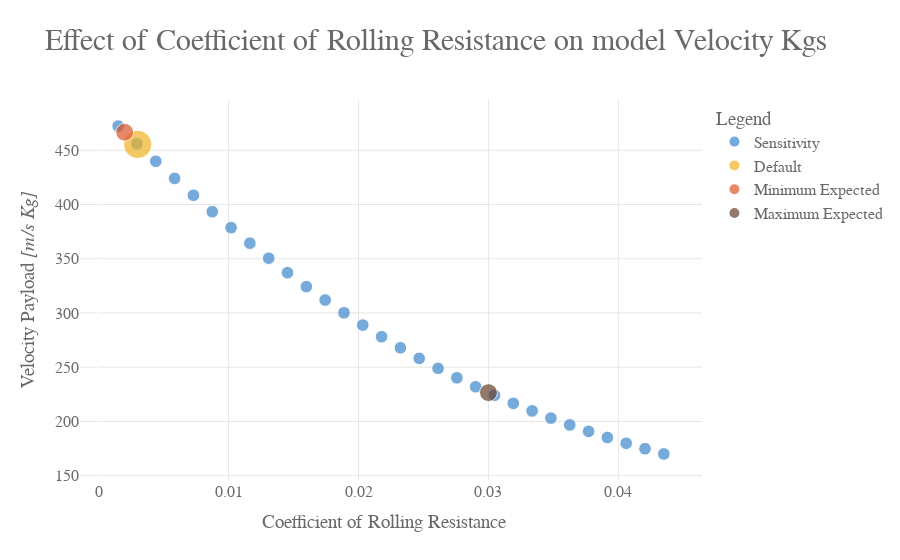
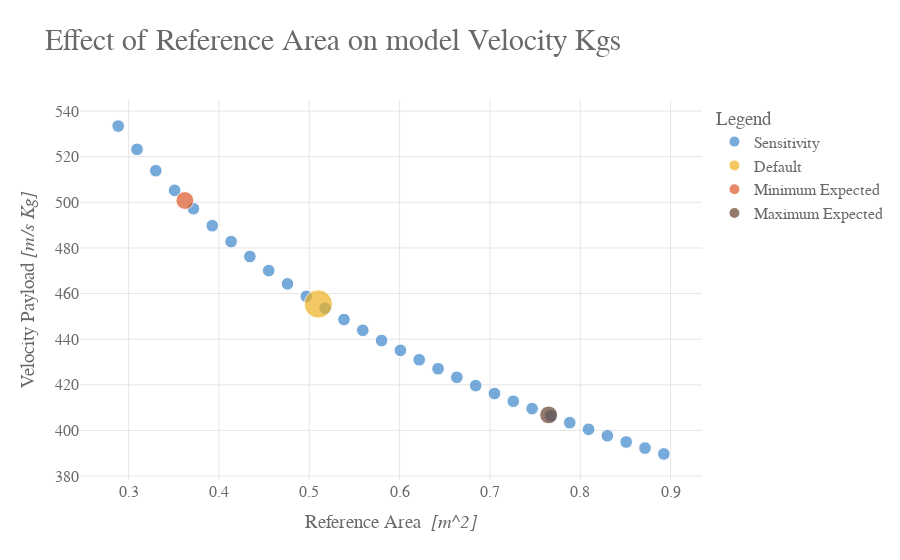
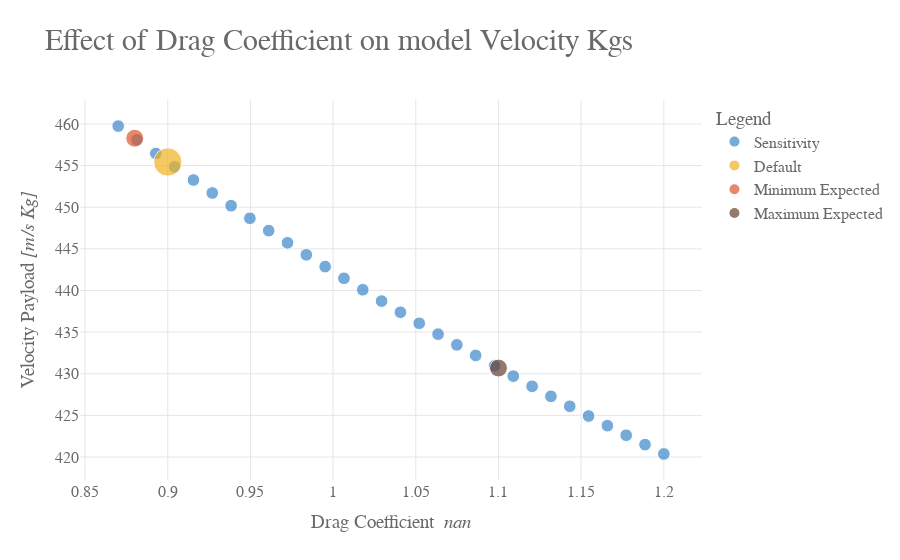
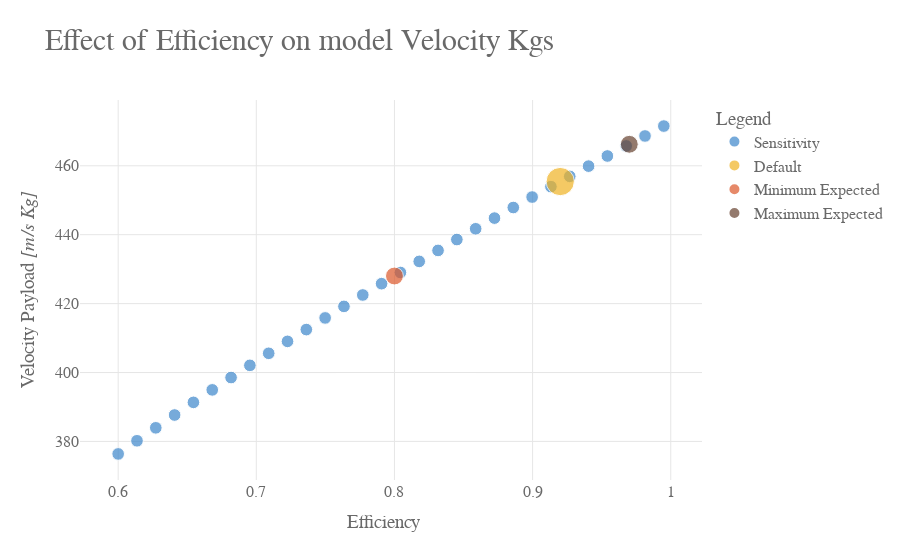

Here is the notebook cell these charts were saved with, in order:
### Code cell
# for i in range(0, len(sens_df)):
for i in range(0, len(sens_df)):

    fig1 = px.scatter(
        full_result_dict[sens_df.iloc[i]["Short Name"]],
        x="Variable",
        y="Water Ration Kms",
        # y="Velocity Kgs",
        color='DataType',
        color_discrete_sequence=graph_colours,
        # markers=True,
        size='MarkerSize',
        title=f'Effect of {sens_df.iloc[i]["Short Name"]} on model Velocity Kgs',
        hover_data=[
            "Velocity Kgs",
            'Water Ration Kms',
            'Mean Velocity',
        ]


    ).update_layout(
        # yaxis_title=r"$\text{Velocity} \times \text{Payload  } [\frac{m}{s} Kg]$",
        yaxis_title="Velocity Payload <i>[m/s Kg]</i>",
        xaxis_title=(f'{sens_df.iloc[i]["Short Name"]}  <i>{sens_df.iloc[i]["Units"]}</i>'),
    )
    # fig1.update_yaxes(range = [80, 400])

    fig1 = plotting_tools_water_access.format_plotly_graphs(fig1)

    fig1.show()
    plot_dict[var_string]= fig1
    # filename_string = var_string + ".html"
    # plotly.offline.plot(fig1, filename=filename_string)

### Figure 1 — Plotly figure (JSON) as saved in the notebook; plotly's stock layout.template omitted (floating-point values rounded to 4 significant figures)
{"data": [{"customdata": [[246.0, 1.43], [237.5, 1.378], [229.1, 1.329], [220.9, 1.281], [212.8, 1.236], [204.9, 1.193], [197.2, 1.153], [189.8, 1.114], [182.6, 1.078], [175.6, 1.044], [168.9, 1.011], [162.5, 0.9813], [156.3, 0.9529], [150.5, 0.9262], [144.9, 0.9011], [139.5, 0.8775], [134.5, 0.8552], [129.7, 0.8342], [125.1, 0.8144], [120.8, 0.7956], [116.7, 0.7779], [112.9, 0.761], [109.2, 0.745], [105.8, 0.7297], [102.5, 0.7152], [99.4, 0.7014], [96.47, 0.6882], [93.69, 0.6755], [91.06, 0.6634], [88.56, 0.6518]], "hovertemplate": "DataType=Sensitivity<br>Variable=%{x}<br>Water Ration Kms=%{y}<br>MarkerSize=%{marker.size}<br>Velocity Kgs=%{customdata[0]}<br>Mean Velocity=%{customdata[1]}<extra></extra>", "legendgroup": "Sensitivity", "marker": {"color": "#3D87CB", "size": [10, 10, 10, 10, 10, 10, 10, 10, 10, 10, 10, 10, 10, 10, 10, 10, 10, 10, 10, 10, 10, 10, 10, 10, 10, 10, 10, 10, 10, 10], "sizemode": "area", "sizeref": 0.125, "symbol": "circle"}, "mode": "markers", "name": "Sensitivity", "orientation": "v", "showlegend": true, "type": "scatter", "x": [0.0015, 0.002948, 0.004397, 0.005845, 0.007293, 0.008741, 0.01019, 0.01164, 0.01309, 0.01453, 0.01598, 0.01743, 0.01888, 0.02033, 0.02178, 0.02322, 0.02467, 0.02612, 0.02757, 0.02902, 0.03047, 0.03191, 0.03336, 0.03481, 0.03626, 0.03771, 0.03916, 0.0406, 0.04205, 0.0435], "xaxis": "x", "y": [472.4, 456.0, 439.9, 424.1, 408.6, 393.4, 378.7, 364.4, 350.5, 337.1, 324.3, 312.0, 300.1, 288.9, 278.1, 267.9, 258.2, 248.9, 240.2, 231.9, 224.1, 216.7, 209.7, 203.1, 196.8, 190.8, 185.2, 179.9, 174.8, 170.0], "yaxis": "y"}, {"customdata": [[237.2, 1.376]], "hovertemplate": "DataType=Default<br>Variable=%{x}<br>Water Ration Kms=%{y}<br>MarkerSize=%{marker.size}<br>Velocity Kgs=%{customdata[0]}<br>Mean Velocity=%{customdata[1]}<extra></extra>", "legendgroup": "Default", "marker": {"color": "#F0B323", "size": [50], "sizemode": "area", "sizeref": 0.125, "symbol": "circle"}, "mode": "markers", "name": "Default", "orientation": "v", "showlegend": true, "type": "scatter", "x": [0.003], "xaxis": "x", "y": [455.4], "yaxis": "y"}, {"customdata": [[243.1, 1.412]], "hovertemplate": "DataType=Minimum Expected<br>Variable=%{x}<br>Water Ration Kms=%{y}<br>MarkerSize=%{marker.size}<br>Velocity Kgs=%{customdata[0]}<br>Mean Velocity=%{customdata[1]}<extra></extra>", "legendgroup": "Minimum Expected", "marker": {"color": "#DC582A", "size": [20], "sizemode": "area", "sizeref": 0.125, "symbol": "circle"}, "mode": "markers", "name": "Minimum Expected", "orientation": "v", "showlegend": true, "type": "scatter", "x": [0.002], "xaxis": "x", "y": [466.7], "yaxis": "y"}, {"customdata": [[118.0, 0.7835]], "hovertemplate": "DataType=Maximum Expected<br>Variable=%{x}<br>Water Ration Kms=%{y}<br>MarkerSize=%{marker.size}<br>Velocity Kgs=%{customdata[0]}<br>Mean Velocity=%{customdata[1]}<extra></extra>", "legendgroup": "Maximum Expected", "marker": {"color": "#674230", "size": [20], "sizemode": "area", "sizeref": 0.125, "symbol": "circle"}, "mode": "markers", "name": "Maximum Expected", "orientation": "v", "showlegend": true, "type": "scatter", "x": [0.03], "xaxis": "x", "y": [226.6], "yaxis": "y"}], "layout": {"font": {"color": "dimgrey", "family": "Droid Sans Mono", "size": 16}, "legend": {"itemsizing": "constant", "title": {"text": "Legend"}, "tracegroupgap": 0}, "paper_bgcolor": "white", "plot_bgcolor": "white", "title": {"font": {"color": "dimgrey", "size": 30}, "text": "Effect of Coefficient of Rolling Resistance on model Velocity Kgs"}, "xaxis": {"anchor": "y", "domain": [0, 1], "gridcolor": "#e6e6e6", "gridwidth": 1, "showgrid": true, "title": {"text": "Coefficient of Rolling Resistance  <i> </i>"}}, "yaxis": {"anchor": "x", "domain": [0, 1], "gridcolor": "#e6e6e6", "gridwidth": 1, "showgrid": true, "title": {"text": "Velocity Payload <i>[m/s Kg]</i>"}}}}

### Figure 2 — Plotly figure (JSON) as saved in the notebook; plotly's stock layout.template omitted (floating-point values rounded to 4 significant figures)
{"data": [{"customdata": [[277.8, 1.468], [272.5, 1.457], [267.6, 1.446], [263.1, 1.436], [259.0, 1.427], [255.1, 1.418], [251.5, 1.41], [248.0, 1.402], [244.8, 1.394], [241.8, 1.387], [238.9, 1.381], [236.2, 1.374], [233.6, 1.368], [231.2, 1.362], [228.9, 1.356], [226.6, 1.351], [224.5, 1.346], [222.4, 1.34], [220.5, 1.336], [218.6, 1.331], [216.7, 1.326], [215.0, 1.322], [213.3, 1.317], [211.7, 1.313], [210.1, 1.309], [208.6, 1.305], [207.1, 1.301], [205.7, 1.297], [204.3, 1.294], [203.0, 1.29]], "hovertemplate": "DataType=Sensitivity<br>Variable=%{x}<br>Water Ration Kms=%{y}<br>MarkerSize=%{marker.size}<br>Velocity Kgs=%{customdata[0]}<br>Mean Velocity=%{customdata[1]}<extra></extra>", "legendgroup": "Sensitivity", "marker": {"color": "#3D87CB", "size": [10, 10, 10, 10, 10, 10, 10, 10, 10, 10, 10, 10, 10, 10, 10, 10, 10, 10, 10, 10, 10, 10, 10, 10, 10, 10, 10, 10, 10, 10], "sizemode": "area", "sizeref": 0.125, "symbol": "circle"}, "mode": "markers", "name": "Sensitivity", "orientation": "v", "showlegend": true, "type": "scatter", "x": [0.2885, 0.3093, 0.3301, 0.351, 0.3718, 0.3926, 0.4135, 0.4343, 0.4551, 0.4759, 0.4968, 0.5176, 0.5384, 0.5592, 0.5801, 0.6009, 0.6217, 0.6426, 0.6634, 0.6842, 0.705, 0.7259, 0.7467, 0.7675, 0.7884, 0.8092, 0.83, 0.8508, 0.8717, 0.8925], "xaxis": "x", "y": [533.4, 523.2, 513.9, 505.2, 497.2, 489.8, 482.8, 476.2, 470.1, 464.3, 458.8, 453.6, 448.6, 443.9, 439.4, 435.1, 431.0, 427.1, 423.3, 419.6, 416.2, 412.8, 409.6, 406.4, 403.4, 400.5, 397.7, 394.9, 392.3, 389.7], "yaxis": "y"}, {"customdata": [[237.2, 1.376]], "hovertemplate": "DataType=Default<br>Variable=%{x}<br>Water Ration Kms=%{y}<br>MarkerSize=%{marker.size}<br>Velocity Kgs=%{customdata[0]}<br>Mean Velocity=%{customdata[1]}<extra></extra>", "legendgroup": "Default", "marker": {"color": "#F0B323", "size": [50], "sizemode": "area", "sizeref": 0.125, "symbol": "circle"}, "mode": "markers", "name": "Default", "orientation": "v", "showlegend": true, "type": "scatter", "x": [0.51], "xaxis": "x", "y": [455.4], "yaxis": "y"}, {"customdata": [[260.8, 1.431]], "hovertemplate": "DataType=Minimum Expected<br>Variable=%{x}<br>Water Ration Kms=%{y}<br>MarkerSize=%{marker.size}<br>Velocity Kgs=%{customdata[0]}<br>Mean Velocity=%{customdata[1]}<extra></extra>", "legendgroup": "Minimum Expected", "marker": {"color": "#DC582A", "size": [20], "sizemode": "area", "sizeref": 0.125, "symbol": "circle"}, "mode": "markers", "name": "Minimum Expected", "orientation": "v", "showlegend": true, "type": "scatter", "x": [0.3623], "xaxis": "x", "y": [500.8], "yaxis": "y"}, {"customdata": [[211.9, 1.314]], "hovertemplate": "DataType=Maximum Expected<br>Variable=%{x}<br>Water Ration Kms=%{y}<br>MarkerSize=%{marker.size}<br>Velocity Kgs=%{customdata[0]}<br>Mean Velocity=%{customdata[1]}<extra></extra>", "legendgroup": "Maximum Expected", "marker": {"color": "#674230", "size": [20], "sizemode": "area", "sizeref": 0.125, "symbol": "circle"}, "mode": "markers", "name": "Maximum Expected", "orientation": "v", "showlegend": true, "type": "scatter", "x": [0.765], "xaxis": "x", "y": [406.8], "yaxis": "y"}], "layout": {"font": {"color": "dimgrey", "family": "Droid Sans Mono", "size": 16}, "legend": {"itemsizing": "constant", "title": {"text": "Legend"}, "tracegroupgap": 0}, "paper_bgcolor": "white", "plot_bgcolor": "white", "title": {"font": {"color": "dimgrey", "size": 30}, "text": "Effect of Reference Area on model Velocity Kgs"}, "xaxis": {"anchor": "y", "domain": [0, 1], "gridcolor": "#e6e6e6", "gridwidth": 1, "showgrid": true, "title": {"text": "Reference Area  <i>[m^2]</i>"}}, "yaxis": {"anchor": "x", "domain": [0, 1], "gridcolor": "#e6e6e6", "gridwidth": 1, "showgrid": true, "title": {"text": "Velocity Payload <i>[m/s Kg]</i>"}}}}

### Figure 3 — Plotly figure (JSON) as saved in the notebook; plotly's stock layout.template omitted (floating-point values rounded to 4 significant figures)
{"data": [{"customdata": [[239.4, 1.382], [238.6, 1.38], [237.7, 1.378], [236.9, 1.376], [236.1, 1.374], [235.3, 1.372], [234.5, 1.37], [233.7, 1.368], [232.9, 1.366], [232.1, 1.364], [231.4, 1.363], [230.7, 1.361], [229.9, 1.359], [229.2, 1.357], [228.5, 1.355], [227.8, 1.354], [227.1, 1.352], [226.4, 1.35], [225.8, 1.349], [225.1, 1.347], [224.5, 1.345], [223.8, 1.344], [223.2, 1.342], [222.5, 1.341], [221.9, 1.339], [221.3, 1.338], [220.7, 1.336], [220.1, 1.335], [219.5, 1.333], [218.9, 1.332]], "hovertemplate": "DataType=Sensitivity<br>Variable=%{x}<br>Water Ration Kms=%{y}<br>MarkerSize=%{marker.size}<br>Velocity Kgs=%{customdata[0]}<br>Mean Velocity=%{customdata[1]}<extra></extra>", "legendgroup": "Sensitivity", "marker": {"color": "#3D87CB", "size": [10, 10, 10, 10, 10, 10, 10, 10, 10, 10, 10, 10, 10, 10, 10, 10, 10, 10, 10, 10, 10, 10, 10, 10, 10, 10, 10, 10, 10, 10], "sizemode": "area", "sizeref": 0.125, "symbol": "circle"}, "mode": "markers", "name": "Sensitivity", "orientation": "v", "showlegend": true, "type": "scatter", "x": [0.87, 0.8814, 0.8928, 0.9041, 0.9155, 0.9269, 0.9383, 0.9497, 0.961, 0.9724, 0.9838, 0.9952, 1.007, 1.018, 1.029, 1.041, 1.052, 1.063, 1.075, 1.086, 1.098, 1.109, 1.12, 1.132, 1.143, 1.154, 1.166, 1.177, 1.189, 1.2], "xaxis": "x", "y": [459.7, 458.1, 456.4, 454.8, 453.3, 451.7, 450.2, 448.7, 447.2, 445.7, 444.3, 442.9, 441.5, 440.1, 438.7, 437.4, 436.1, 434.8, 433.5, 432.2, 430.9, 429.7, 428.5, 427.3, 426.1, 424.9, 423.8, 422.6, 421.5, 420.4], "yaxis": "y"}, {"customdata": [[237.2, 1.376]], "hovertemplate": "DataType=Default<br>Variable=%{x}<br>Water Ration Kms=%{y}<br>MarkerSize=%{marker.size}<br>Velocity Kgs=%{customdata[0]}<br>Mean Velocity=%{customdata[1]}<extra></extra>", "legendgroup": "Default", "marker": {"color": "#F0B323", "size": [50], "sizemode": "area", "sizeref": 0.125, "symbol": "circle"}, "mode": "markers", "name": "Default", "orientation": "v", "showlegend": true, "type": "scatter", "x": [0.9], "xaxis": "x", "y": [455.4], "yaxis": "y"}, {"customdata": [[238.7, 1.38]], "hovertemplate": "DataType=Minimum Expected<br>Variable=%{x}<br>Water Ration Kms=%{y}<br>MarkerSize=%{marker.size}<br>Velocity Kgs=%{customdata[0]}<br>Mean Velocity=%{customdata[1]}<extra></extra>", "legendgroup": "Minimum Expected", "marker": {"color": "#DC582A", "size": [20], "sizemode": "area", "sizeref": 0.125, "symbol": "circle"}, "mode": "markers", "name": "Minimum Expected", "orientation": "v", "showlegend": true, "type": "scatter", "x": [0.88], "xaxis": "x", "y": [458.3], "yaxis": "y"}, {"customdata": [[224.3, 1.345]], "hovertemplate": "DataType=Maximum Expected<br>Variable=%{x}<br>Water Ration Kms=%{y}<br>MarkerSize=%{marker.size}<br>Velocity Kgs=%{customdata[0]}<br>Mean Velocity=%{customdata[1]}<extra></extra>", "legendgroup": "Maximum Expected", "marker": {"color": "#674230", "size": [20], "sizemode": "area", "sizeref": 0.125, "symbol": "circle"}, "mode": "markers", "name": "Maximum Expected", "orientation": "v", "showlegend": true, "type": "scatter", "x": [1.1], "xaxis": "x", "y": [430.7], "yaxis": "y"}], "layout": {"font": {"color": "dimgrey", "family": "Droid Sans Mono", "size": 16}, "legend": {"itemsizing": "constant", "title": {"text": "Legend"}, "tracegroupgap": 0}, "paper_bgcolor": "white", "plot_bgcolor": "white", "title": {"font": {"color": "dimgrey", "size": 30}, "text": "Effect of Drag Coefficient on model Velocity Kgs"}, "xaxis": {"anchor": "y", "domain": [0, 1], "gridcolor": "#e6e6e6", "gridwidth": 1, "showgrid": true, "title": {"text": "Drag Coefficient  <i>nan</i>"}}, "yaxis": {"anchor": "x", "domain": [0, 1], "gridcolor": "#e6e6e6", "gridwidth": 1, "showgrid": true, "title": {"text": "Velocity Payload <i>[m/s Kg]</i>"}}}}

### Figure 4 — Plotly figure (JSON) as saved in the notebook; plotly's stock layout.template omitted (floating-point values rounded to 4 significant figures)
{"data": [{"customdata": [[196.0, 0.9885], [198.0, 1.006], [200.0, 1.023], [201.9, 1.04], [203.8, 1.058], [205.7, 1.075], [207.6, 1.092], [209.4, 1.108], [211.2, 1.125], [213.0, 1.142], [214.8, 1.159], [216.6, 1.175], [218.3, 1.192], [220.1, 1.208], [221.8, 1.224], [223.5, 1.241], [225.1, 1.257], [226.8, 1.273], [228.4, 1.289], [230.1, 1.305], [231.7, 1.321], [233.3, 1.337], [234.9, 1.353], [236.4, 1.369], [238.0, 1.384], [239.5, 1.4], [241.1, 1.416], [242.6, 1.431], [244.1, 1.447], [245.6, 1.462]], "hovertemplate": "DataType=Sensitivity<br>Variable=%{x}<br>Water Ration Kms=%{y}<br>MarkerSize=%{marker.size}<br>Velocity Kgs=%{customdata[0]}<br>Mean Velocity=%{customdata[1]}<extra></extra>", "legendgroup": "Sensitivity", "marker": {"color": "#3D87CB", "size": [10, 10, 10, 10, 10, 10, 10, 10, 10, 10, 10, 10, 10, 10, 10, 10, 10, 10, 10, 10, 10, 10, 10, 10, 10, 10, 10, 10, 10, 10], "sizemode": "area", "sizeref": 0.125, "symbol": "circle"}, "mode": "markers", "name": "Sensitivity", "orientation": "v", "showlegend": true, "type": "scatter", "x": [0.6, 0.6136, 0.6272, 0.6409, 0.6545, 0.6681, 0.6817, 0.6953, 0.709, 0.7226, 0.7362, 0.7498, 0.7634, 0.7771, 0.7907, 0.8043, 0.8179, 0.8316, 0.8452, 0.8588, 0.8724, 0.886, 0.8997, 0.9133, 0.9269, 0.9405, 0.9541, 0.9678, 0.9814, 0.995], "xaxis": "x", "y": [376.4, 380.2, 384.0, 387.7, 391.3, 395.0, 398.5, 402.1, 405.6, 409.0, 412.5, 415.8, 419.2, 422.5, 425.8, 429.0, 432.3, 435.4, 438.6, 441.7, 444.8, 447.9, 450.9, 453.9, 456.9, 459.9, 462.8, 465.8, 468.7, 471.5], "yaxis": "y"}, {"customdata": [[237.2, 1.376]], "hovertemplate": "DataType=Default<br>Variable=%{x}<br>Water Ration Kms=%{y}<br>MarkerSize=%{marker.size}<br>Velocity Kgs=%{customdata[0]}<br>Mean Velocity=%{customdata[1]}<extra></extra>", "legendgroup": "Default", "marker": {"color": "#F0B323", "size": [50], "sizemode": "area", "sizeref": 0.125, "symbol": "circle"}, "mode": "markers", "name": "Default", "orientation": "v", "showlegend": true, "type": "scatter", "x": [0.92], "xaxis": "x", "y": [455.4], "yaxis": "y"}, {"customdata": [[222.9, 1.236]], "hovertemplate": "DataType=Minimum Expected<br>Variable=%{x}<br>Water Ration Kms=%{y}<br>MarkerSize=%{marker.size}<br>Velocity Kgs=%{customdata[0]}<br>Mean Velocity=%{customdata[1]}<extra></extra>", "legendgroup": "Minimum Expected", "marker": {"color": "#DC582A", "size": [20], "sizemode": "area", "sizeref": 0.125, "symbol": "circle"}, "mode": "markers", "name": "Minimum Expected", "orientation": "v", "showlegend": true, "type": "scatter", "x": [0.8], "xaxis": "x", "y": [428.0], "yaxis": "y"}, {"customdata": [[242.8, 1.434]], "hovertemplate": "DataType=Maximum Expected<br>Variable=%{x}<br>Water Ration Kms=%{y}<br>MarkerSize=%{marker.size}<br>Velocity Kgs=%{customdata[0]}<br>Mean Velocity=%{customdata[1]}<extra></extra>", "legendgroup": "Maximum Expected", "marker": {"color": "#674230", "size": [20], "sizemode": "area", "sizeref": 0.125, "symbol": "circle"}, "mode": "markers", "name": "Maximum Expected", "orientation": "v", "showlegend": true, "type": "scatter", "x": [0.97], "xaxis": "x", "y": [466.2], "yaxis": "y"}], "layout": {"font": {"color": "dimgrey", "family": "Droid Sans Mono", "size": 16}, "legend": {"itemsizing": "constant", "title": {"text": "Legend"}, "tracegroupgap": 0}, "paper_bgcolor": "white", "plot_bgcolor": "white", "title": {"font": {"color": "dimgrey", "size": 30}, "text": "Effect of Efficiency on model Velocity Kgs"}, "xaxis": {"anchor": "y", "domain": [0, 1], "gridcolor": "#e6e6e6", "gridwidth": 1, "showgrid": true, "title": {"text": "Efficiency  <i> </i>"}}, "yaxis": {"anchor": "x", "domain": [0, 1], "gridcolor": "#e6e6e6", "gridwidth": 1, "showgrid": true, "title": {"text": "Velocity Payload <i>[m/s Kg]</i>"}}}}
